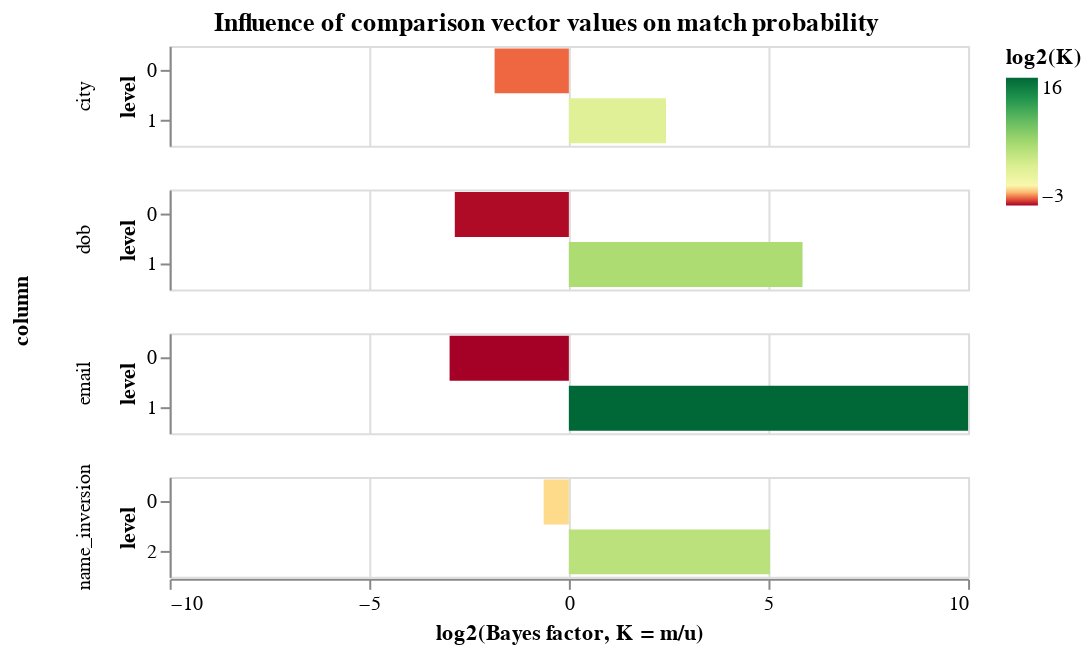

Notebook source saved alongside this figure:
### Markdown cell above
An alternative representation of the parameters displays them in terms of the effect different values in the comparison vectors have on the match probability:

### Code cell
params.bayes_factor_chart()

### Figure 1 — Vega-Lite specification as saved in the notebook (floating-point values rounded to 4 significant figures)
{"config": {"view": {"continuousWidth": 400, "continuousHeight": 300, "height": 300, "width": 400}, "mark": {"tooltip": null}, "title": {"anchor": "middle"}}, "data": {"name": "data-36a0a5f983c69bf144cde083970f4871"}, "mark": {"type": "bar", "clip": true}, "encoding": {"color": {"type": "quantitative", "field": "logk", "scale": {"domainMid": 0.0, "scheme": "redyellowgreen"}, "title": "log2(K)"}, "row": {"type": "nominal", "field": "column", "sort": {"field": "column"}}, "tooltip": [{"type": "nominal", "field": "column"}, {"type": "quantitative", "field": "bayes_factor", "title": "Bayes factor, K"}, {"type": "quantitative", "field": "logk", "title": "log2(K)"}], "x": {"type": "quantitative", "axis": {"title": "log2(Bayes factor, K = m/u)", "values": [-10, -5, 0, 5, 10]}, "field": "logk", "scale": {"domain": [-10, 10]}}, "y": {"type": "nominal", "field": "level"}}, "height": 50, "resolve": {"scale": {"y": "independent"}}, "title": "Influence of comparison vector values on match probability", "transform": [{"calculate": "(log(datum.bayes_factor) / log(2))", "as": "logk"}], "$schema": "https://vega.github.io/schema/vega-lite/v3.4.0.json", "datasets": {"data-36a0a5f983c69bf144cde083970f4871": [{"level": 0, "column": "name_inversion", "m": 0.6409, "u": 0.9927, "level_proportion": 0.8457, "bayes_factor": 0.6457}, {"level": 1, "column": "name_inversion", "m": 0.1182, "u": 0.0, "level_proportion": 0.04938, "bayes_factor": null}, {"level": 2, "column": "name_inversion", "m": 0.2409, "u": 0.007332, "level_proportion": 0.1049, "bayes_factor": 32.85}, {"level": 0, "column": "dob", "m": 0.136, "u": 0.9851, "level_proportion": 0.6304, "bayes_factor": 0.138}, {"level": 1, "column": "dob", "m": 0.864, "u": 0.01494, "level_proportion": 0.3696, "bayes_factor": 57.83}, {"level": 0, "column": "city", "m": 0.2364, "u": 0.8585, "level_proportion": 0.5987, "bayes_factor": 0.2753}, {"level": 1, "column": "city", "m": 0.7636, "u": 0.1415, "level_proportion": 0.4013, "bayes_factor": 5.398}, {"level": 0, "column": "email", "m": 0.126, "u": 1.0, "level_proportion": 0.6349, "bayes_factor": 0.126}, {"level": 1, "column": "email", "m": 0.874, "u": 1.337e-05, "level_proportion": 0.3651, "bayes_factor": 65390.0}]}}
